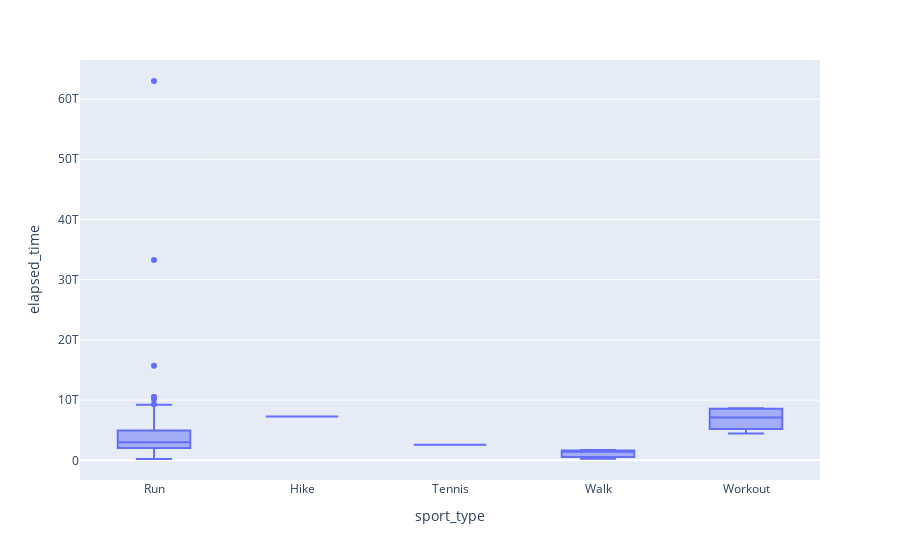

Notebook code for this chart:
### Markdown cell above
Boxplots of the sport_type with elapsed_time and distance are shown. Running as the most varied amount of workouts via time and distance. There are a coupple of extreme data points. Running also is the most likely activity to receive a kudos.

### Code cell
px.box(data, x="sport_type", y="elapsed_time")
